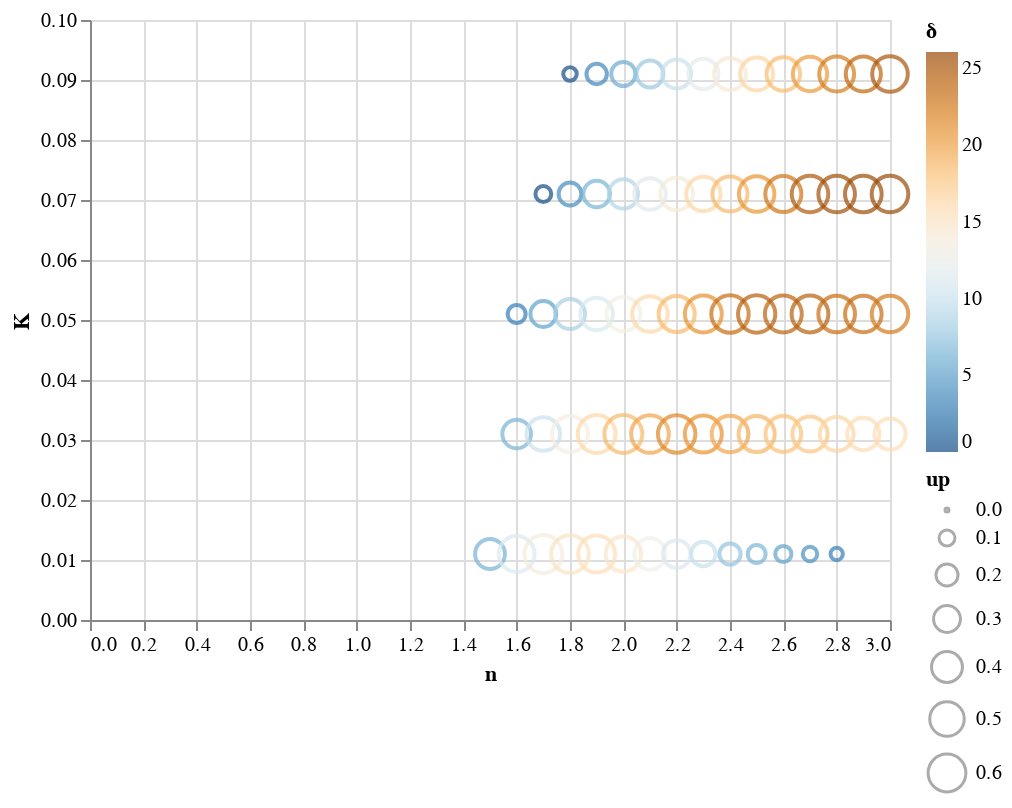

Here is the notebook cell this chart was saved with:
### Code cell
df3_gb_std
alt.Chart(df3_gb_std).mark_point().encode(
    x='n',
    y='K',
    size='up',
    color=alt.Color('δ', scale=alt.Scale(scheme="blueorange"))
)

### Figure 1 — Vega-Lite specification as saved in the notebook (floating-point values rounded to 4 significant figures)
{"config": {"view": {"continuousWidth": 400, "continuousHeight": 300}}, "data": {"name": "data-f72683465c0fd22a6bbf9d62089fc26b"}, "mark": "point", "encoding": {"color": {"type": "quantitative", "field": "δ", "scale": {"scheme": "blueorange"}}, "size": {"type": "quantitative", "field": "up"}, "x": {"type": "quantitative", "field": "n"}, "y": {"type": "quantitative", "field": "K"}}, "$schema": "https://vega.github.io/schema/vega-lite/v4.8.1.json", "datasets": {"data-f72683465c0fd22a6bbf9d62089fc26b": [{"K": 0.011, "n": 1.5, "δ": 6.33, "A": 0.0, "up": 0.3728, "Multi-bit": "3 Bits"}, {"K": 0.011, "n": 1.6, "δ": 11.22, "A": 0.0, "up": 0.5415, "Multi-bit": "3 Bits"}, {"K": 0.011, "n": 1.7, "δ": 13.85, "A": 0.0, "up": 0.6044, "Multi-bit": "3 Bits"}, {"K": 0.011, "n": 1.8, "δ": 15.15, "A": 0.0, "up": 0.5975, "Multi-bit": "3 Bits"}, {"K": 0.011, "n": 1.9, "δ": 15.69, "A": 0.0, "up": 0.5742, "Multi-bit": "3 Bits"}, {"K": 0.011, "n": 2.0, "δ": 14.86, "A": 0.0, "up": 0.5281, "Multi-bit": "3 Bits"}, {"K": 0.011, "n": 2.1, "δ": 12.87, "A": 0.0, "up": 0.409, "Multi-bit": "3 Bits"}, {"K": 0.011, "n": 2.2, "δ": 10.99, "A": 0.0, "up": 0.3196, "Multi-bit": "3 Bits"}, {"K": 0.011, "n": 2.3, "δ": 9.832, "A": 0.0, "up": 0.2475, "Multi-bit": "3 Bits"}, {"K": 0.011, "n": 2.4, "δ": 7.36, "A": 0.0, "up": 0.184, "Multi-bit": "3 Bits"}, {"K": 0.011, "n": 2.5, "δ": 6.455, "A": 0.0, "up": 0.1291, "Multi-bit": "3 Bits"}, {"K": 0.011, "n": 2.6, "δ": 5.27, "A": 0.0, "up": 0.1054, "Multi-bit": "3 Bits"}, {"K": 0.011, "n": 2.7, "δ": 4.082, "A": 0.0, "up": 0.08165, "Multi-bit": "3 Bits"}, {"K": 0.011, "n": 2.8, "δ": 2.887, "A": 0.0, "up": 0.05774, "Multi-bit": "3 Bits"}, {"K": 0.011, "n": 2.9, "δ": null, "A": null, "up": null, "Multi-bit": "3 Bits"}, {"K": 0.031, "n": 1.5, "δ": null, "A": null, "up": null, "Multi-bit": "3 Bits"}, {"K": 0.031, "n": 1.6, "δ": 6.372, "A": 0.0, "up": 0.3427, "Multi-bit": "3 Bits"}, {"K": 0.031, "n": 1.7, "δ": 10.08, "A": 0.0, "up": 0.4719, "Multi-bit": "3 Bits"}, {"K": 0.031, "n": 1.8, "δ": 13.59, "A": 0.0, "up": 0.5439, "Multi-bit": "3 Bits"}, {"K": 0.031, "n": 1.9, "δ": 16.38, "A": 0.0, "up": 0.601, "Multi-bit": "3 Bits"}, {"K": 0.031, "n": 2.0, "δ": 18.65, "A": 0.0, "up": 0.6075, "Multi-bit": "3 Bits"}, {"K": 0.031, "n": 2.1, "δ": 19.85, "A": 0.0, "up": 0.5988, "Multi-bit": "3 Bits"}, {"K": 0.031, "n": 2.2, "δ": 21.5, "A": 0.0, "up": 0.5898, "Multi-bit": "3 Bits"}, {"K": 0.031, "n": 2.3, "δ": 20.89, "A": 0.0, "up": 0.5759, "Multi-bit": "3 Bits"}, {"K": 0.031, "n": 2.4, "δ": 19.82, "A": 0.0, "up": 0.5637, "Multi-bit": "3 Bits"}, {"K": 0.031, "n": 2.5, "δ": 18.78, "A": 0.0, "up": 0.5476, "Multi-bit": "3 Bits"}, {"K": 0.031, "n": 2.6, "δ": 18.15, "A": 0.0, "up": 0.5374, "Multi-bit": "3 Bits"}, {"K": 0.031, "n": 2.7, "δ": 17.74, "A": 0.0, "up": 0.5188, "Multi-bit": "3 Bits"}, {"K": 0.031, "n": 2.8, "δ": 16.6, "A": 0.0, "up": 0.4796, "Multi-bit": "3 Bits"}, {"K": 0.031, "n": 2.9, "δ": 15.94, "A": 0.0, "up": 0.4357, "Multi-bit": "3 Bits"}, {"K": 0.031, "n": 3.0, "δ": 15.71, "A": 0.0, "up": 0.4077, "Multi-bit": "3 Bits"}, {"K": 0.051, "n": 1.6, "δ": 2.887, "A": 0.0, "up": 0.1291, "Multi-bit": "3 Bits"}, {"K": 0.051, "n": 1.7, "δ": 5.208, "A": 0.0, "up": 0.2754, "Multi-bit": "3 Bits"}, {"K": 0.051, "n": 1.8, "δ": 8.354, "A": 0.0, "up": 0.3783, "Multi-bit": "3 Bits"}, {"K": 0.051, "n": 1.9, "δ": 11.02, "A": 0.0, "up": 0.4459, "Multi-bit": "3 Bits"}, {"K": 0.051, "n": 2.0, "δ": 13.39, "A": 0.0, "up": 0.4894, "Multi-bit": "3 Bits"}, {"K": 0.051, "n": 2.1, "δ": 16.32, "A": 0.0, "up": 0.5312, "Multi-bit": "3 Bits"}, {"K": 0.051, "n": 2.2, "δ": 18.57, "A": 0.0, "up": 0.549, "Multi-bit": "3 Bits"}, {"K": 0.051, "n": 2.3, "δ": 21.01, "A": 0.0, "up": 0.5719, "Multi-bit": "3 Bits"}, {"K": 0.051, "n": 2.4, "δ": 23.34, "A": 0.0, "up": 0.5877, "Multi-bit": "3 Bits"}, {"K": 0.051, "n": 2.5, "δ": 24.3, "A": 0.0, "up": 0.5851, "Multi-bit": "3 Bits"}, {"K": 0.051, "n": 2.6, "δ": 24.04, "A": 0.0, "up": 0.5723, "Multi-bit": "3 Bits"}, {"K": 0.051, "n": 2.7, "δ": 24.33, "A": 0.0, "up": 0.5692, "Multi-bit": "3 Bits"}, {"K": 0.051, "n": 2.8, "δ": 23.18, "A": 0.0, "up": 0.5661, "Multi-bit": "3 Bits"}, {"K": 0.051, "n": 2.9, "δ": 23.26, "A": 0.0, "up": 0.5633, "Multi-bit": "3 Bits"}, {"K": 0.051, "n": 3.0, "δ": 22.45, "A": 0.0, "up": 0.561, "Multi-bit": "3 Bits"}, {"K": 0.071, "n": 1.7, "δ": 0.0, "A": 0.0, "up": 0.1, "Multi-bit": "3 Bits"}, {"K": 0.071, "n": 1.8, "δ": 3.873, "A": 0.0, "up": 0.2138, "Multi-bit": "3 Bits"}, {"K": 0.071, "n": 1.9, "δ": 6.318, "A": 0.0, "up": 0.294, "Multi-bit": "3 Bits"}, {"K": 0.071, "n": 2.0, "δ": 8.823, "A": 0.0, "up": 0.3607, "Multi-bit": "3 Bits"}, {"K": 0.071, "n": 2.1, "δ": 11.72, "A": 0.0, "up": 0.42, "Multi-bit": "3 Bits"}, {"K": 0.071, "n": 2.2, "δ": 14.05, "A": 0.0, "up": 0.4446, "Multi-bit": "3 Bits"}, {"K": 0.071, "n": 2.3, "δ": 16.45, "A": 0.0, "up": 0.4969, "Multi-bit": "3 Bits"}, {"K": 0.071, "n": 2.4, "δ": 18.7, "A": 0.0, "up": 0.5162, "Multi-bit": "3 Bits"}, {"K": 0.071, "n": 2.5, "δ": 20.82, "A": 0.0, "up": 0.5301, "Multi-bit": "3 Bits"}, {"K": 0.071, "n": 2.6, "δ": 22.8, "A": 0.0, "up": 0.5468, "Multi-bit": "3 Bits"}, {"K": 0.071, "n": 2.7, "δ": 24.85, "A": 0.0, "up": 0.5622, "Multi-bit": "3 Bits"}, {"K": 0.071, "n": 2.8, "δ": 25.6, "A": 0.0, "up": 0.5631, "Multi-bit": "3 Bits"}, {"K": 0.071, "n": 2.9, "δ": 25.87, "A": 0.0, "up": 0.5652, "Multi-bit": "3 Bits"}, {"K": 0.071, "n": 3.0, "δ": 26.07, "A": 0.0, "up": 0.5643, "Multi-bit": "3 Bits"}, {"K": 0.091, "n": 1.8, "δ": 0.0, "A": 0.0, "up": 0.07071, "Multi-bit": "3 Bits"}, {"K": 0.091, "n": 1.9, "δ": 3.438, "A": 0.0, "up": 0.17, "Multi-bit": "3 Bits"}, {"K": 0.091, "n": 2.0, "δ": 5.824, "A": 0.0, "up": 0.2431, "Multi-bit": "3 Bits"}, {"K": 0.091, "n": 2.1, "δ": 7.705, "A": 0.0, "up": 0.3, "Multi-bit": "3 Bits"}, {"K": 0.091, "n": 2.2, "δ": 9.911, "A": 0.0, "up": 0.3496, "Multi-bit": "3 Bits"}, {"K": 0.091, "n": 2.3, "δ": 12.18, "A": 0.0, "up": 0.3848, "Multi-bit": "3 Bits"}, {"K": 0.091, "n": 2.4, "δ": 14.19, "A": 0.0, "up": 0.4303, "Multi-bit": "3 Bits"}, {"K": 0.091, "n": 2.5, "δ": 16.53, "A": 0.0, "up": 0.4552, "Multi-bit": "3 Bits"}, {"K": 0.091, "n": 2.6, "δ": 18.47, "A": 0.0, "up": 0.4716, "Multi-bit": "3 Bits"}, {"K": 0.091, "n": 2.7, "δ": 20.48, "A": 0.0, "up": 0.4937, "Multi-bit": "3 Bits"}, {"K": 0.091, "n": 2.8, "δ": 22.23, "A": 0.0, "up": 0.5116, "Multi-bit": "3 Bits"}, {"K": 0.091, "n": 2.9, "δ": 23.82, "A": 0.0, "up": 0.5177, "Multi-bit": "3 Bits"}, {"K": 0.091, "n": 3.0, "δ": 25.2, "A": 0.0, "up": 0.532, "Multi-bit": "3 Bits"}]}}
